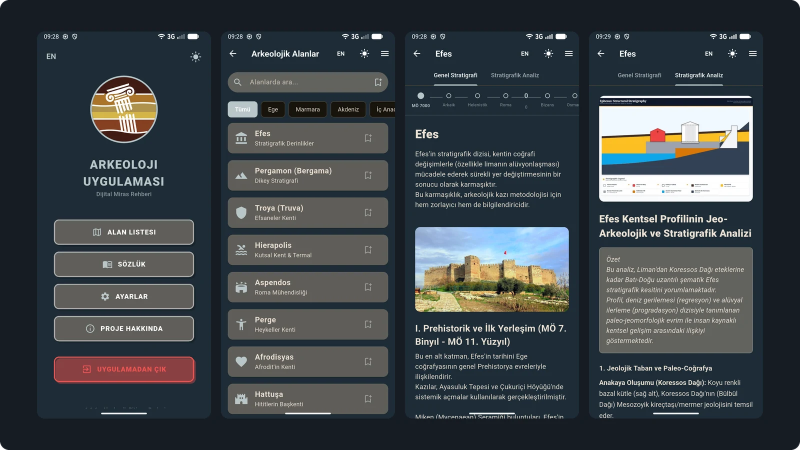
#> input picture media/cards/archaeology-tr.webp, 1600 x 900 px (shown at 1/2 size)
$ python -i cards.py   (imports and definitions only)
#> lines starting #> are read from the running program, lines starting #| are printed output that depends on the picture
#> further down, picture is the input picture: PIL image 1600x900 RGBA; mean R, G, B, A 60.7, 67.4, 71.7, 254.9
"""Card media for the profile: media/cards/<id>.webp, built from the "media" part of cards/<id>.json.

    python tools/cards.py            all cards
    python tools/cards.py km pcg     only these

Every card is 16:9 at 800x450 (shown at about 400x225), with rounded corners and a
faint inner edge so dark pictures keep their shape on the light theme too. A recipe
says where the picture comes from:

  "video":  {"src": "...mp4", "segments": [[start_s, end_s], ...], "fps": 15}
            segments are joined with short dissolves, the loop closes with one too
  "frames": {"glob": ".../*.png", "fps": 15, "step": 1}
            or "globs": [...]: several clips joined with dissolves, looping like "video"
            "holds": {"126": 1.5} holds source frame 126 that long; "loop_fade": true
            closes a single clip's loop with a dissolve ("fade" seconds); "start": 126
            opens a single clip's loop on that source frame
  "still":  {"src": "...png|jpg", "contain": "#0b0f14"}   contain: fit inside on that colour
  "slides": {"srcs": [...], "hold": 1.6, "fps": 15}         stills in turn, dissolving
  "phones": {"srcs": [...], "bg": "#101418"}   portrait screens side by side
  optional for all: "crop": [x0, y0, x1, y1] as fractions of the source, "fade": 0.4,
                    "size": [1600, 900] for the full-width feature card

The sources are outside this repository (in the projects themselves); the recipe keeps
the path, so a card can be rebuilt or re-cut later.

A project whose app speaks both languages also has "media_tr": the same recipe with the
Turkish sources, built into media/cards/<id>-tr.webp for the Turkish section. Its keys
replace those of "media" (a nested one like "phones" is merged one level deep), so it
only names what differs. A one-language app has no "media_tr" and shows one picture in
both sections.
"""
import glob
import json
import pathlib
import subprocess
import sys
import tempfile

from PIL import Image, ImageChops, ImageDraw, ImageFilter

ROOT = pathlib.Path(__file__).resolve().parent.parent
RECIPES = ROOT / "cards"
OUT = ROOT / "media" / "cards"
W, H = 800, 450
RADIUS = 18


def fit(im: Image.Image, crop=None) -> Image.Image:
    im = im.convert("RGB")
    if crop:
        w, h = im.size
        im = im.crop((int(crop[0] * w), int(crop[1] * h), int(crop[2] * w), int(crop[3] * h)))
    w, h = im.size
#> w = 1600; h = 900
    s = max(W / w, H / h)
#> s = 0.5
    im = im.resize((round(w * s), round(h * s)), Image.LANCZOS)
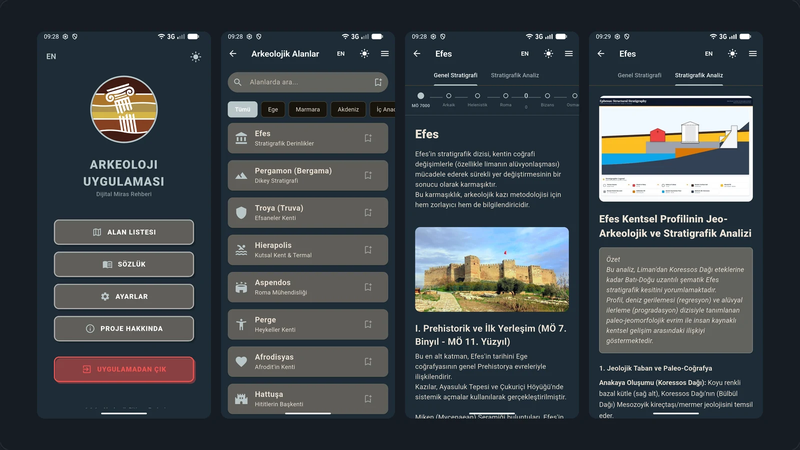
#> im: PIL image 800x450 RGB; mean R, G, B 60.7, 67.4, 71.7
    w, h = im.size
#> w = 800; h = 450
    return im.crop(((w - W) // 2, (h - H) // 2, (w - W) // 2 + W, (h - H) // 2 + H))


# [14 lines left out: functions contain, mask, not called in this run]


MASK = None
EDGE = None


# [148 lines left out: functions finish, video_frames, dissolve, held, variants, build and 2 more, not called in this run]


# [4 lines not run here, left out]

>>> from PIL import Image
>>> picture = Image.open('../media/cards/archaeology-tr.webp')
>>> result = fit(picture)
